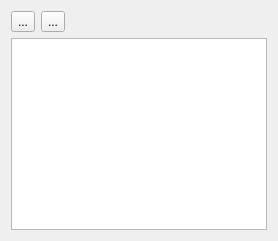
                <widget class="QWidget" name="tabKeywords_6">
                 <attribute name="title">
                  <string>Keywords</string>
                 </attribute>
                 <layout class="QVBoxLayout" name="verticalLayout_51">
                  <item>
                   <layout class="QHBoxLayout" name="horizontalLayout_52">
                    <item>
                     <widget class="QToolButton" name="toolButtonAddWord_27">
                      <property name="text">
                       <string>...</string>
                      </property>
                      <property name="icon">
                       <iconset resource="ui/kevora.qrc">
                        <normaloff>:/png/png_record/tab_all_left.png</normaloff>:/png/png_record/tab_all_left.png</iconset>
                      </property>
                     </widget>
                    </item>
                    <item>
                     <widget class="QToolButton" name="toolButtonRemoveWord_27">
                      <property name="text">
                       <string>...</string>
                      </property>
                      <property name="icon">
                       <iconset resource="ui/kevora.qrc">
                        <normaloff>:/png/png_record/tab_left.png</normaloff>:/png/png_record/tab_left.png</iconset>
                      </property>
                     </widget>
                    </item>
                    <item>
                     <spacer name="horizontalSpacer_40">
                      <property name="orientation">
                       <enum>Qt::Horizontal</enum>
                      </property>
                      <property name="sizeHint" stdset="0">
                       <size>
                        <width>40</width>
                        <height>20</height>
                       </size>
                      </property>
                     </spacer>
                    </item>
                   </layout>
                  </item>
                  <item>
                   <widget class="QListWidget" name="listWidget_27"/>
                  </item>
                 </layout>
                </widget>
